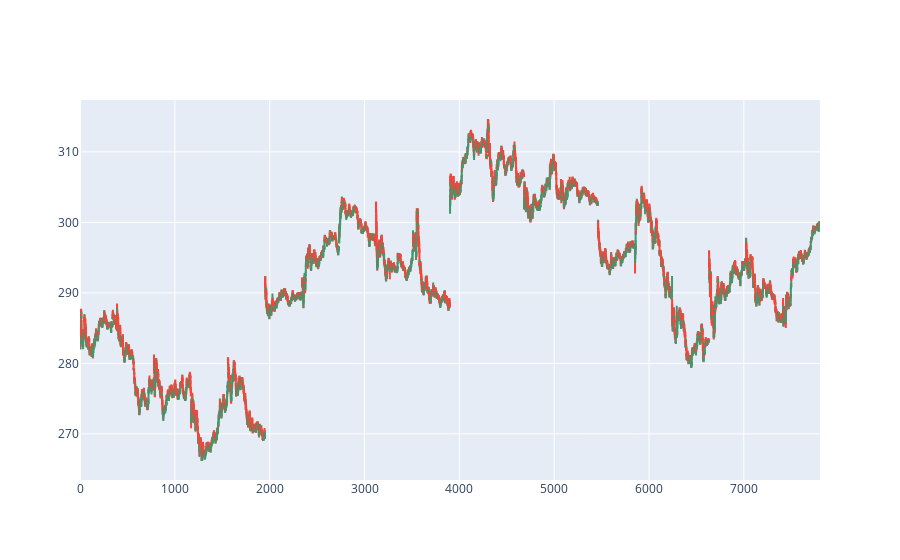

The cell this chart's notebook holds for it:
### Code cell
fig = go.Figure(data=[go.Candlestick(
                open=tsla['open'],
                high=tsla['high'],
                low=tsla['low'],
                close=tsla['close'])])

fig.update_layout(xaxis_rangeslider_visible=False)

fig.show()

### Figure 1 — Plotly figure (JSON) as saved in the notebook; plotly's stock layout.template omitted (floating-point values rounded to 4 significant figures; data arrays with more than 128 entries replaced by an {"elided": "..."} marker saying what was removed)
{"data": [{"close": {"elided": "7804 float values"}, "high": {"elided": "7804 float values"}, "low": {"elided": "7804 float values"}, "open": {"elided": "7804 float values"}, "type": "candlestick"}], "layout": {"autosize": true, "xaxis": {"autorange": false, "range": [-0.5, 7804.0], "rangeslider": {"visible": false, "yaxis": {}}}, "yaxis": {"autorange": true, "range": [263.5, 317.4]}}}
